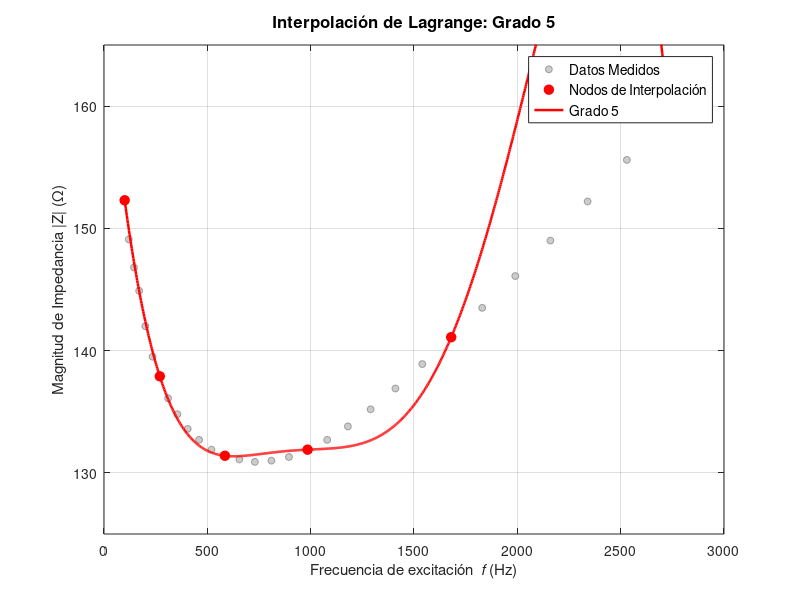
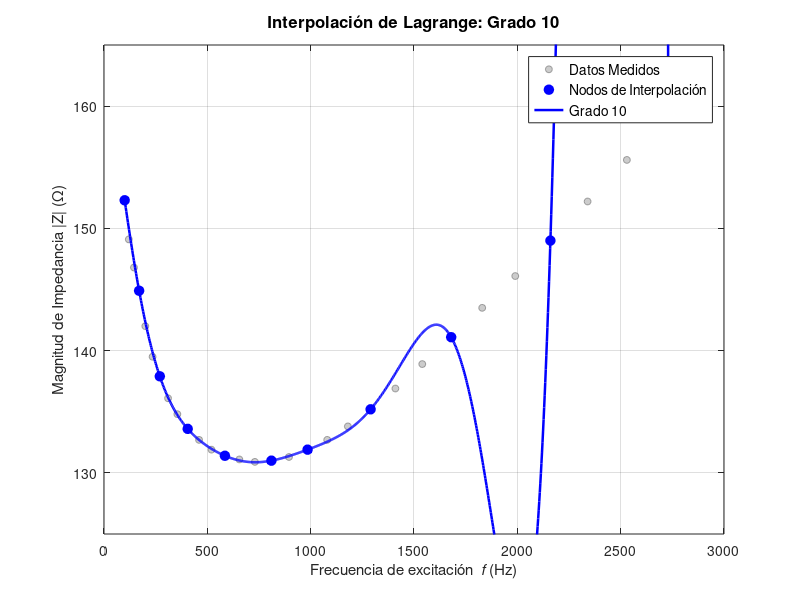
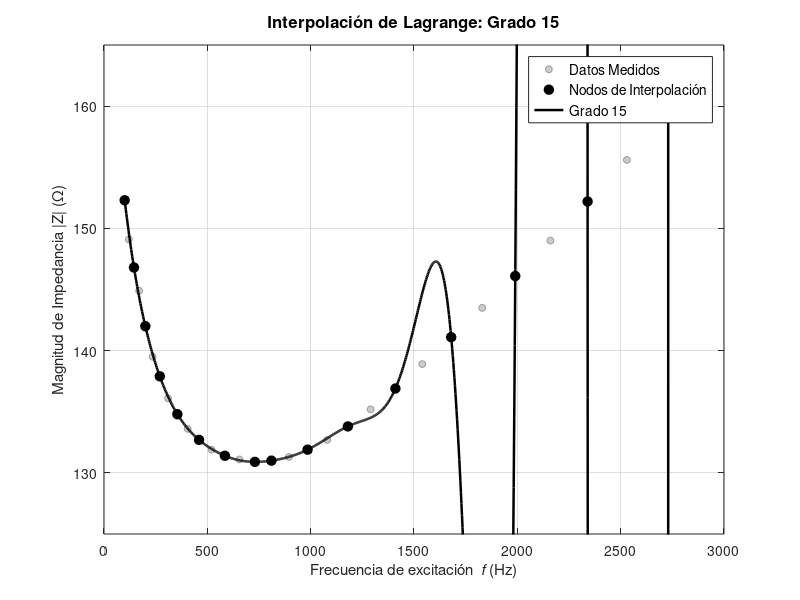

These charts were generated, in order, by the following MATLAB code:
% ============================================
% PARTE B1: Polinomios Escalonados de Lagrange 
% ============================================

% Datos
f = [100, 120, 145, 170, 200, 235, 270, 310, 355, 405, 460, 520, 585, ...
     655, 730, 810, 895, 985, 1080, 1180, 1290, 1410, 1540, 1680, 1830, ...
     1990, 2160, 2340, 2530, 2730];
Z = [152.3, 149.1, 146.8, 144.9, 142.0, 139.5, 137.9, 136.1, 134.8, ...
     133.6, 132.7, 131.9, 131.4, 131.1, 130.9, 131.0, 131.3, 131.9, ...
     132.7, 133.8, 135.2, 136.9, 138.9, 141.1, 143.5, 146.1, 149.0, ...
     152.2, 155.6, 159.2];

f_plot = linspace(min(f), max(f), 1000); % Malla fina

% 2. Configuración de los Grados a evaluar
grados = [5, 10, 15];
colores = {'r', 'b', 'k'}; 
nombres = {'Grado 5', 'Grado 10', 'Grado 15'};

for k = 1:length(grados)
    g = grados(k);
    num_puntos = g + 1; % n+1 puntos para un grado n
    
    % Muestreo uniforme de índices distribuidos en todo el dominio
    idx = round(linspace(1, 30, num_puntos)); % Redondeamos los vectores al entero mas cercano
    f_sub = f(idx);
    Z_sub = Z(idx);
    
    % Método de Lagrange
    Z_interp = zeros(1, length(f_plot));
    for i = 1:num_puntos
        L_i = ones(1, length(f_plot));
        for j = 1:num_puntos
            if i ~= j
                L_i = L_i .* (f_plot - f_sub(j)) / (f_sub(i) - f_sub(j)); 
            end
        end
        Z_interp = Z_interp + Z_sub(i) * L_i; 
    end
    
    figure(k); % Abre la ventana número k (Figura 1, 2 y 3)
    
    plot(f, Z, 'o', 'Color', [0.6 0.6 0.6], 'MarkerFaceColor', [0.8 0.8 0.8], 'MarkerSize', 5, 'DisplayName', 'Datos Medidos'); 
    hold on;
    
    % Nodos específicos seleccionados para este polinomio
    plot(f_sub, Z_sub, 'o', 'MarkerFaceColor', colores{k}, 'Color', colores{k}, 'MarkerSize', 7, 'DisplayName', 'Nodos de Interpolación');
    
    % Curva interpolada suave
    plot(f_plot, Z_interp, '-', 'LineWidth', 1.8, 'Color', colores{k}, 'DisplayName', nombres{k});
    
    title(sprintf('Interpolación de Lagrange: %s', nombres{k}), 'FontSize', 12, 'FontWeight', 'bold');
    xlabel('Frecuencia de excitación {\it f} (Hz)', 'FontSize', 11);
    ylabel('Magnitud de Impedancia |Z| (\Omega)', 'FontSize', 11);
    legend('Location', 'northeast', 'FontSize', 10);
    ylim([125 165]); 
    grid on; 
    hold off;
end
